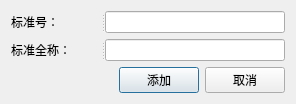
<?xml version="1.0" encoding="UTF-8"?>
<ui version="4.0">
 <class>AppraiserStandard</class>
 <widget class="QDialog" name="AppraiserStandard">
  <property name="geometry">
   <rect>
    <x>0</x>
    <y>0</y>
    <width>296</width>
    <height>96</height>
   </rect>
  </property>
  <property name="windowTitle">
   <string>CAppraiserStandardDialog</string>
  </property>
  <layout class="QVBoxLayout" name="verticalLayout">
   <item>
    <widget class="QSplitter" name="splitter">
     <property name="orientation">
      <enum>Qt::Horizontal</enum>
     </property>
     <widget class="QLabel" name="label">
      <property name="minimumSize">
       <size>
        <width>90</width>
        <height>0</height>
       </size>
      </property>
      <property name="maximumSize">
       <size>
        <width>90</width>
        <height>16777215</height>
       </size>
      </property>
      <property name="text">
       <string>标准号：</string>
      </property>
      <property name="alignment">
       <set>Qt::AlignLeading|Qt::AlignLeft|Qt::AlignVCenter</set>
      </property>
     </widget>
     <widget class="QLineEdit" name="LEId"/>
    </widget>
   </item>
   <item>
    <widget class="QSplitter" name="splitter_2">
     <property name="orientation">
      <enum>Qt::Horizontal</enum>
     </property>
     <widget class="QLabel" name="label_2">
      <property name="minimumSize">
       <size>
        <width>90</width>
        <height>0</height>
       </size>
      </property>
      <property name="maximumSize">
       <size>
        <width>90</width>
        <height>16777215</height>
       </size>
      </property>
      <property name="text">
       <string>标准全称：</string>
      </property>
     </widget>
     <widget class="QLineEdit" name="LEName"/>
    </widget>
   </item>
   <item>
    <layout class="QHBoxLayout" name="horizontalLayout">
     <item>
      <spacer name="horizontalSpacer">
       <property name="orientation">
        <enum>Qt::Horizontal</enum>
       </property>
       <property name="sizeHint" stdset="0">
        <size>
         <width>27</width>
         <height>21</height>
        </size>
       </property>
      </spacer>
     </item>
     <item>
      <widget class="QPushButton" name="btnAdd">
       <property name="text">
        <string>添加</string>
       </property>
      </widget>
     </item>
     <item>
      <widget class="QPushButton" name="btnCancel">
       <property name="text">
        <string>取消</string>
       </property>
      </widget>
     </item>
    </layout>
   </item>
  </layout>
 </widget>
 <layoutdefault spacing="6" margin="11"/>
 <resources/>
 <connections/>
</ui>
